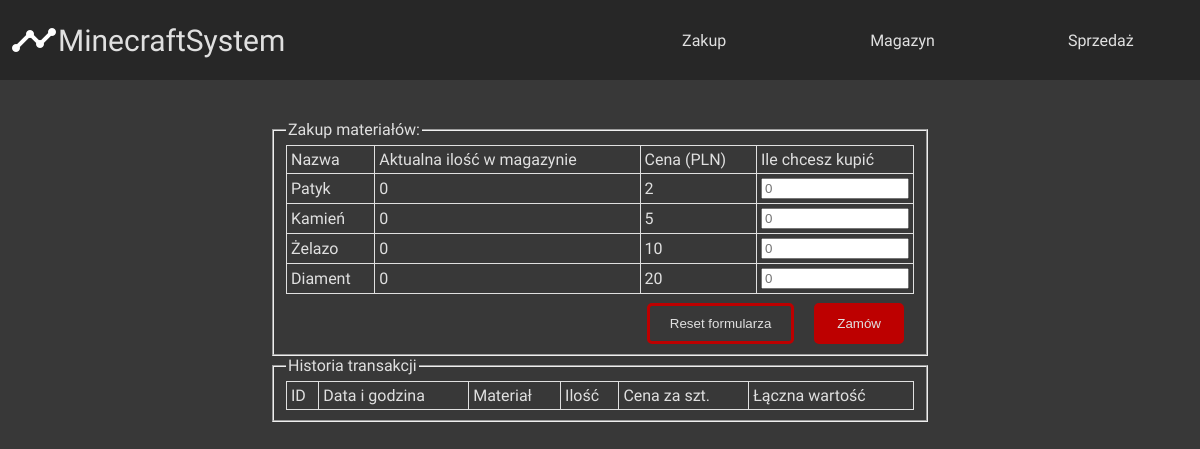
/zakup.php, run on an earlier commit of the app's database.
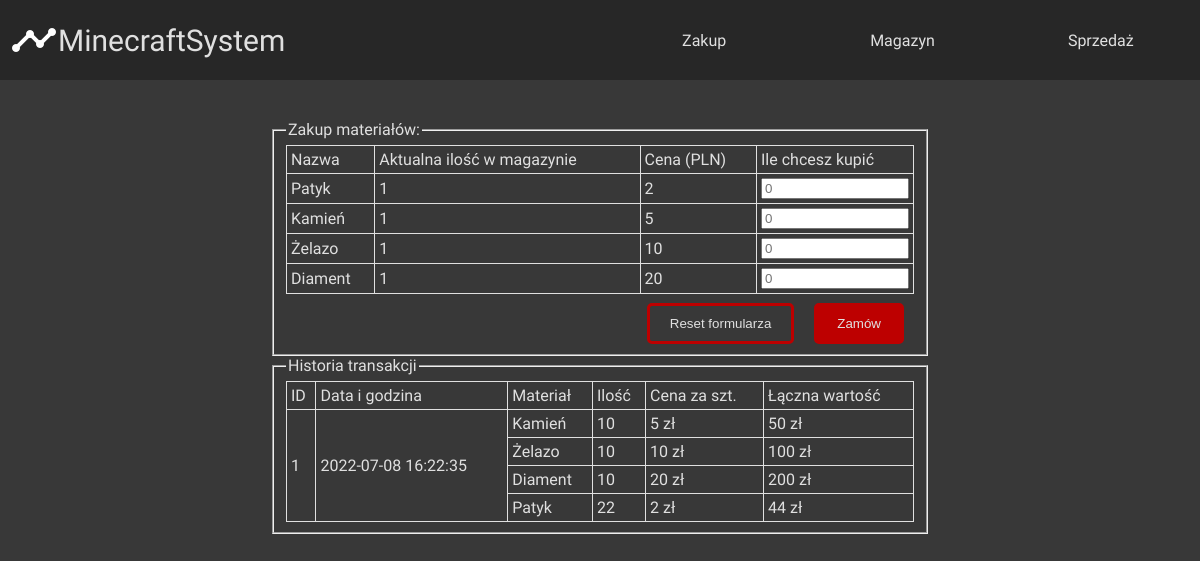
And on a later commit of the database.
### tables this page shows
CREATE TABLE `materialy` (
  `id` int(11) NOT NULL,
  `nazwa` varchar(35) NOT NULL,
  `stan_magazynowy` int(11) NOT NULL,
  `cena` int(11) NOT NULL
);

CREATE TABLE `transakcje_kupno` (
  `id` int(11) NOT NULL,
  `data` datetime NOT NULL
);

### zakup.php (the view, shortened to what this page needs)
<?php
    $database = @new mysqli('localhost', 'root', '', 'minecraftsystems');
    if($database->connect_errno!=0){
        echo "Nastąpił problem z połączeniem! <br/> Error: ".$database->connect_errno;
        exit();
    } else {
        $database->query("set names utf8");
    }
?>
<!DOCTYPE html>
<html>
<head>
    <link rel='stylesheet' type='text/css' media='screen' href='main.css'>
</head>
<body>
    <nav>
        <div id="logo">
            <a href="index.php">
                <img src="img/logo.png" alt="logo">
                MinecraftSystem
            </a>
        </div>
        <ul class="links">
            <li><a href="zakup.php">Zakup</a></li>
            <li><a href="magazyn.php">Magazyn</a></li>
            <li><a href="sprzedaz.php">Sprzedaż</a></li>
        </ul>
    </nav>
    <main>
        <fieldset>
            <legend>Zakup materiałów:</legend>
            <form method="POST" action="kupowanieSkrypt.php">
                <table>
                    <tr>
                        <td>Nazwa</td>
                        <td>Aktualna ilość w magazynie</td>
                        <td>Cena (PLN)</td>
                        <td>Ile chcesz kupić</td>
                    </tr>
                    <?php
                        $result_zakup=$database->query("SELECT materialy.nazwa, materialy.cena, materialy.stan_magazynowy FROM materialy ORDER BY materialy.cena;");
                        while($row_zakup = $result_zakup->fetch_assoc()){
                            echo '<tr><td>'.$row_zakup['nazwa'].'</td><td>'.$row_zakup['stan_magazynowy'].'</td><td>'.$row_zakup['cena'].'</td><td><input type="number" min="0" max="64" placeholder="0" name="'.$row_zakup['nazwa'].'"></td><tr/>';
                        }
                    ?>
                </table>
                <input type="submit" value="Zamów">
                <input type="reset" value="Reset formularza">
            </form>
        </fieldset>
        <fieldset>
            <legend>Historia transakcji</legend>
            <table>
            <tr><td> ID </td><td> Data i godzina </td><td> Materiał </td><td> Ilość </td><td> Cena za szt. </td><td> Łączna wartość </td></tr>
            <?php
                $result_historia=$database->query("SELECT * FROM transakcje_kupno ORDER BY transakcje_kupno.data DESC;");
                while($row_historia = $result_historia->fetch_assoc()){
                    $result_colspan=$database->query(
                        "SELECT transakcje_kupno.id, COUNT(transakcje_kupno.id) as liczba_rekordow FROM transakcje_kupno
                        INNER JOIN transakcja_kupno_materialy
                        ON transakcje_kupno.id = transakcja_kupno_materialy.id_transakcje_kupno
                        INNER JOIN materialy
                        ON materialy.id = transakcja_kupno_materialy.id_materialy
                        WHERE transakcje_kupno.id = '".$row_historia['id']."'
                        GROUP BY transakcje_kupno.id;");
                    $row_colspan = $result_colspan->fetch_assoc();
                    $result_historia2=$database->query(
                        "SELECT materialy.nazwa, transakcja_kupno_materialy.ilosc, materialy.cena FROM transakcje_kupno
                        INNER JOIN transakcja_kupno_materialy
                        ON transakcje_kupno.id = transakcja_kupno_materialy.id_transakcje_kupno
                        INNER JOIN materialy
                        ON materialy.id = transakcja_kupno_materialy.id_materialy
                        WHERE transakcje_kupno.id = ".$row_historia['id'].";");
                    echo "
                    <tr><td rowspan='".$row_colspan['liczba_rekordow']."'> ".$row_historia['id']." </td><td rowspan='".$row_colspan['liczba_rekordow']."'> ".$row_historia['data']." </td>";
                    while($row_historia2 = $result_historia2->fetch_assoc()){
                        $wartosc = $row_historia2['ilosc'] * $row_historia2['cena'];
                        echo "<td>".$row_historia2['nazwa']."</td><td>".$row_historia2['ilosc']."</td><td>".$row_historia2['cena']." zł</td><td>".$wartosc." zł</td></tr>";
                    }
                }
            ?>
            </table>
        </fieldset>
    </main>
</body>
</html>

### main.css (style rules this page uses)
body { background-color: #383838; color: #e0e0e0; font-family: 'Ubuntu', sans-serif; margin: 0px; }
main { width: 55%; margin: 5vh auto 0 auto; }
table { width: 100%; border-collapse: collapse; }
td { border: 1px solid #e0e0e0; padding: 4px; }
table input { box-sizing: border-box; width: 100%; }
input[type=reset], input[type=submit] { padding: 10px 20px; border-radius: 5px; float: right; margin: 10px 10px 0px 10px; }
input[type=reset] { border: 3px solid #bd0000; color: #e0e0e0; background-color: transparent; }
input[type=submit] { border: 3px solid #bd0000; color: #e0e0e0; background-color: #bd0000; }
nav { display: flex; height: 10vh; justify-content: space-between; background-color: #272727; }
.links { list-style: none; display: flex; width: 50%; padding-left: 0px; margin-top: 0px; height: 10vh; }
a { color: inherit; text-decoration: none; display: flex; align-items: center; justify-content: center; height: 100%; }
#logo { width: 50%; font-size: 30px; display: flex; align-items: center; margin-left: 10px; }
li { width: 100%; height: 100%; }

What changed in the data, as far as the page shows it:
changed materialy "Patyk": stan_magazynowy "0" → "1"
changed materialy "Kamień": stan_magazynowy "0" → "1"
changed materialy "Żelazo": stan_magazynowy "0" → "1"
changed materialy "Diament": stan_magazynowy "0" → "1"
added transakcje_kupno: id "1", data "2022-07-08 16:22:35", nazwa "Kamień", ilosc "10", cena "5", wartosc "50", nazwa "Żelazo", cena "10", wartosc "100", nazwa "Diament", cena "20", wartosc "200", nazwa "Patyk", ilosc "22", cena "2", wartosc "44"
